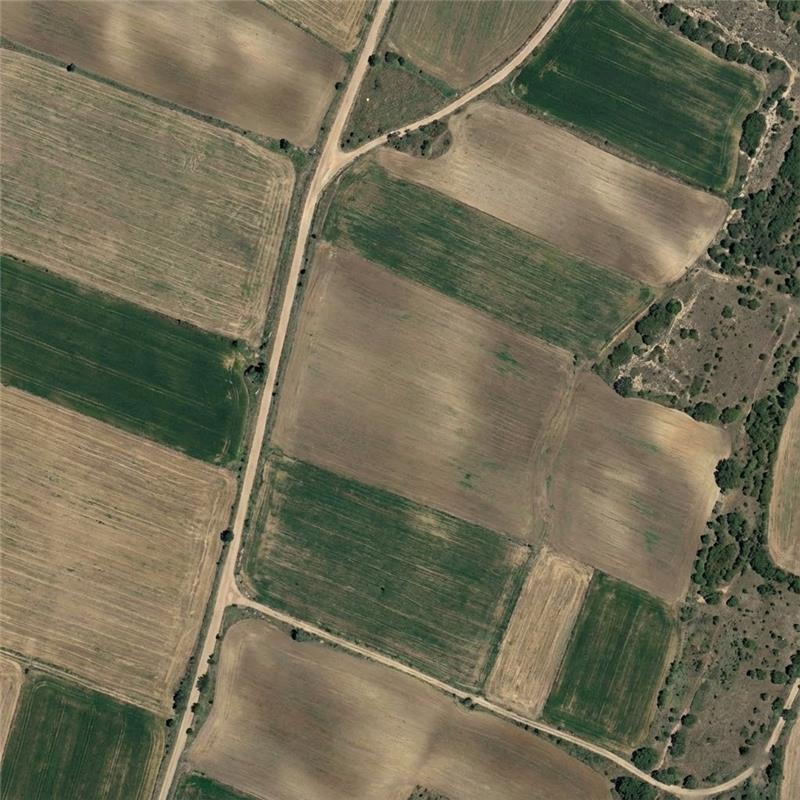
#> input picture notebooks/campo_rgb.png, 800 x 800 px
$ python ndvi_prueba.py
#> lines starting #> are read from the running program, lines starting #| are printed output that depends on the picture
import numpy as np
from PIL import Image
import matplotlib.pyplot as plt


def compute_exg(red: np.ndarray, green: np.ndarray, blue: np.ndarray) -> np.ndarray:
    """
    Calcula ExG (Excess Green) - índice de vegetación para imágenes RGB.
    ExG = 2*G - R - B
    """
    red = red.astype(np.float32)
    green = green.astype(np.float32)
    blue = blue.astype(np.float32)

    # Normalizar a [0, 1]
    red /= 255.0
    green /= 255.0
    blue /= 255.0

    exg = 2 * green - red - blue
    return exg


def vegetation_from_rgb(input_path: str,
                       output_gray_path: str,
                       output_color_path: str):
    """
    Genera un mapa de vegetación a partir de una imagen RGB normal.
    """
#> called with input_path = './campo_rgb.png', output_gray_path = './campo_vegetacion_gris.png', output_color_path = './campo_vegetacion_color.png'
    # 1. Leer imagen
    rgb_img = Image.open(input_path).convert("RGB")
#> rgb_img is the input picture: PIL image 800x800 RGB; mean R, G, B 112.1, 107.7, 84.9
    rgb = np.array(rgb_img).astype(np.float32)

    # Separar canales
    r = rgb[:, :, 0]
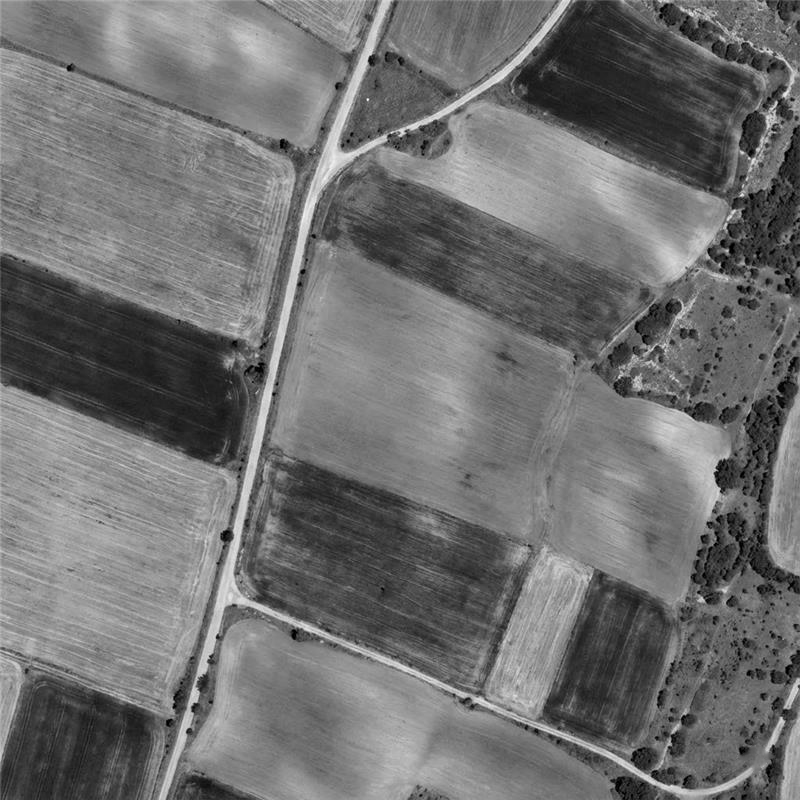
#> r: shape (800, 800) float32; min 0, max 255, mean 112.1
    g = rgb[:, :, 1]
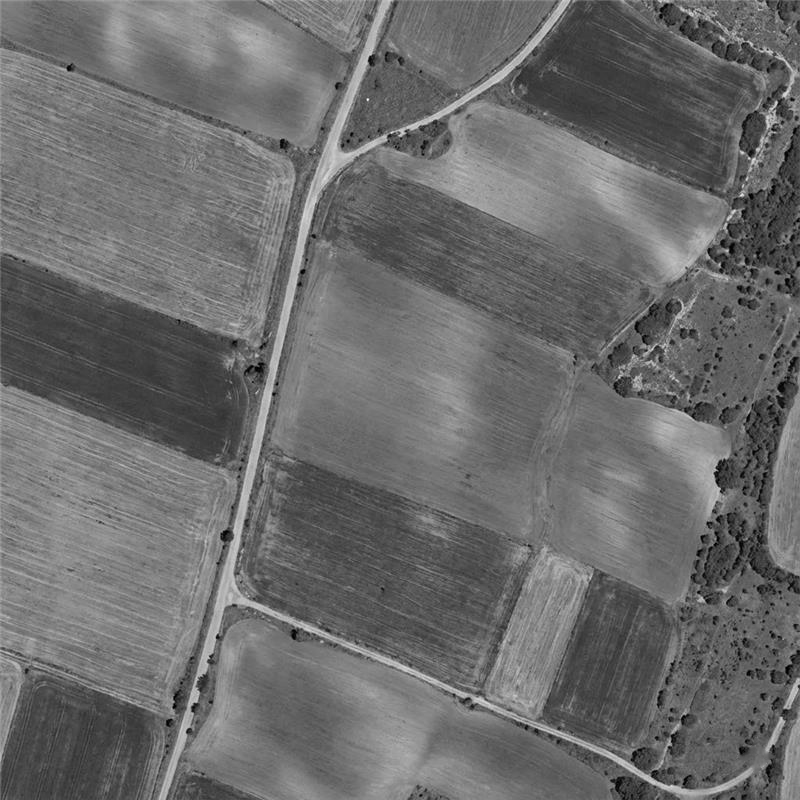
#> g: shape (800, 800) float32; min 0, max 255, mean 107.7
    b = rgb[:, :, 2]
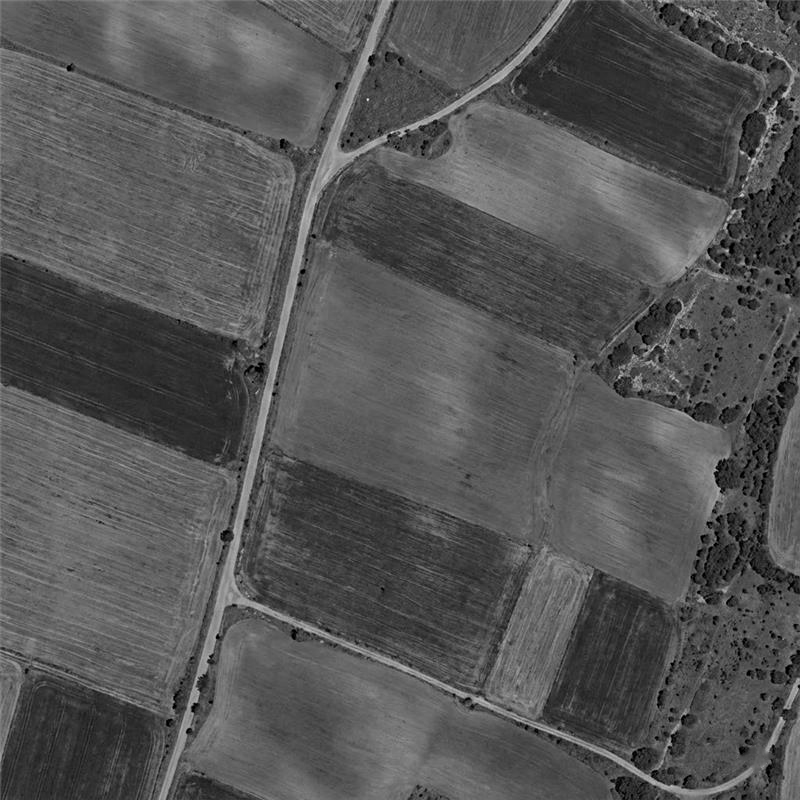
#> b: shape (800, 800) float32; min 0, max 232, mean 84.9

    # 2. Calcular índice de vegetación
    veg_index = compute_exg(r, g, b)
#> in compute_exg, `exg = 2 * green - red - blue`:
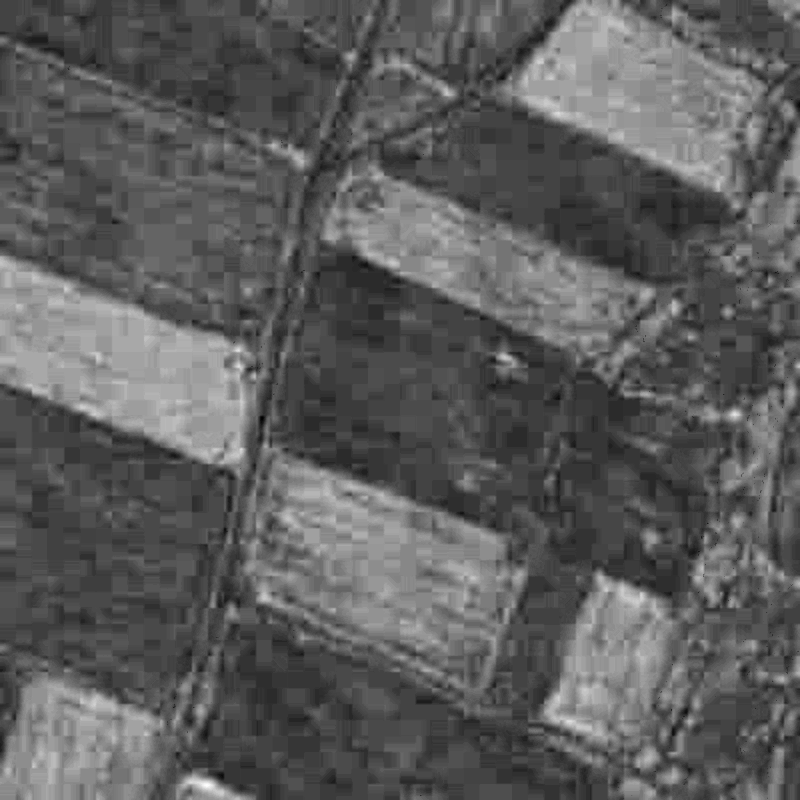
#> exg: shape (800, 800) float32; min -0.0627, max 0.306, mean 0.072; drawn with min black and max white

    # 3. Normalizar a [0, 255] para escala de grises
    veg_min = veg_index.min()
#> veg_min = -0.0627
    veg_max = veg_index.max()
#> veg_max = 0.306
    veg_norm = (veg_index - veg_min) / (veg_max - veg_min)
    veg_8bit = (veg_norm * 255).astype(np.uint8)

    # Guardar en escala de grises
    gray_img = Image.fromarray(veg_8bit)
    gray_img.save(output_gray_path)

    # 4. Crear mapa de calor
    plt.figure(figsize=(6, 6))
    plt.imshow(veg_index, cmap="RdYlGn")
    plt.axis("off")
    cbar = plt.colorbar(fraction=0.046, pad=0.04)
    cbar.set_label("Índice de Vegetación (ExG)", rotation=270, labelpad=15)

    plt.tight_layout(pad=0)
    plt.savefig(output_color_path, dpi=300, bbox_inches="tight", pad_inches=0)
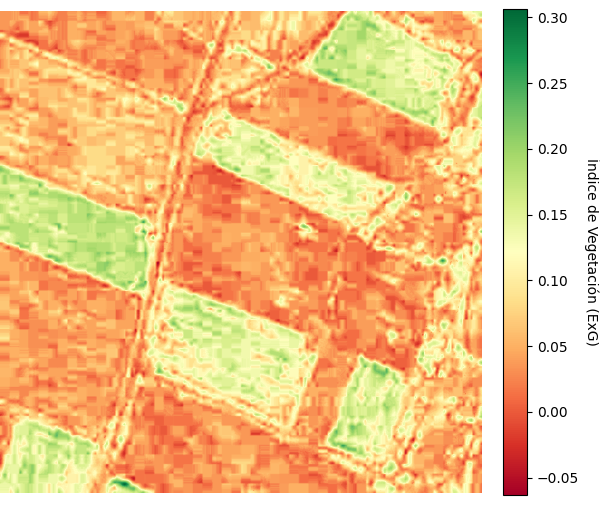
#> figure drawn by matplotlib, 2 panels
    plt.close()

    print(f"✅ Imágenes generadas:")
    print(f"   - Escala de grises: {output_gray_path}")
    print(f"   - Mapa de calor: {output_color_path}")


if __name__ == "__main__":
    input_image = "./campo_rgb.png"
    output_gray = "./campo_vegetacion_gris.png"
    output_color = "./campo_vegetacion_color.png"

    vegetation_from_rgb(input_image, output_gray, output_color)
